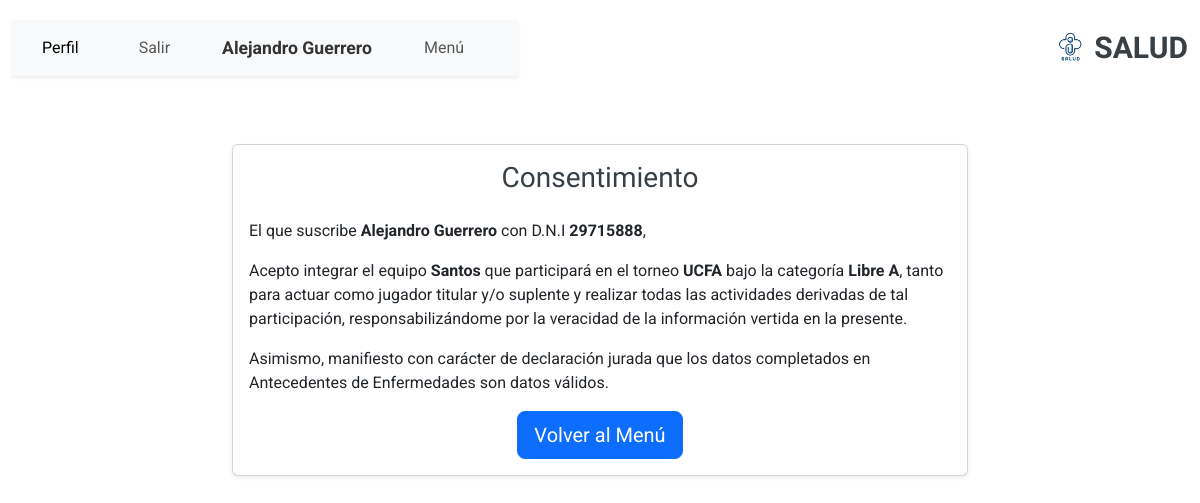
The page /registro-medico/actualizar_consentimiento/10/ (signed in) on the database its author committed.
### account/models.py (models this page shows, shortened)
class Profile(models.Model):
    user = models.OneToOneField(settings.AUTH_USER_MODEL, on_delete=models.CASCADE)
    nombre = models.CharField(max_length=30, blank=True, null=True)
    apellido = models.CharField(max_length=30, blank=True, null=True)
    dni = models.CharField(max_length=15, blank=True, null=True)
    fecha_nacimiento = models.DateField(blank=True, null=True)
    email = models.EmailField(max_length=254, unique=True)
    rol = models.CharField(
        max_length=20,
        choices=[
            ('jugador', 'Jugador'),  # Valor predeterminado actualizado a "jugador"
            ('medico', 'Médico'),
            ('representante', 'Representante'),
        ],
        default='jugador'
    )
    class Meta:
        ordering = ['user__username']

### persona/models.py (models this page shows, shortened)
class JugadorCategoriaEquipo(models.Model):
    jugador = models.ForeignKey(Jugador, on_delete=models.CASCADE)
    categoria_equipo = models.ForeignKey(CategoriaEquipo, on_delete=models.CASCADE, related_name='jugadores')
    class Meta:
        db_table = 'jugador_categoria_equipo'

class CategoriaEquipo(models.Model):
    categoria = models.ForeignKey(Categoria, on_delete=models.CASCADE, related_name='categoria_equipos')
    equipo = models.ForeignKey(Equipo, on_delete=models.CASCADE, related_name='categoria_equipos')
    class Meta:
        db_table = 'categoria_equipo'
        unique_together = ('categoria', 'equipo')

class Equipo(models.Model):
    nombre = models.CharField(max_length=45)
    class Meta:
        db_table = 'equipo'  # Nombre de la tabla en la base de datos

class Categoria(models.Model):
    nombre = models.CharField(max_length=45)
    torneo = models.ForeignKey(Torneo, on_delete=models.CASCADE, related_name='categorias')
    class Meta:
        db_table = 'categorias'  # Nombre de la tabla en la base de datos
    def __str__(self):
        return self.nombre

class Torneo(models.Model):
    nombre = models.CharField(max_length=100, verbose_name='Nombre')
    descripcion = models.TextField(verbose_name='Descripción',null=True, blank=True)
    direccion = models.CharField(max_length=255, verbose_name='Dirección', null=True, blank=True)
    telefono = models.CharField(max_length=15, verbose_name='Teléfono', null=True, blank=True)
    imagen = models.ImageField(upload_to='imagenes/', null=True, blank=True, verbose_name='Imagen')
    def __str__(self):
        return self.nombre

### RegistroMedico/views.py (the view, shortened to what this page needs)
# urls.py: path('actualizar_consentimiento/<int:pk>/', ActualizarConsentimientoView.as_view(), name='consentimiento'),
class ActualizarConsentimientoView(UpdateView):
    model = RegistroMedico
    fields = ['consentimiento_persona']
    template_name = 'registro_medico/consentimiento.html'
    success_url = reverse_lazy('menu_jugador')
    def get_context_data(self, **kwargs):
        context = super().get_context_data(**kwargs)
        profile = self.request.user.profile
        context['profile'] = profile  # Pasar el perfil al contexto
        ficha_medica = self.get_object()  # Obtiene la instancia actual de RegistroMedico
        context['ficha_medica'] = ficha_medica  # Pasar la ficha médica al contexto
        jugador = ficha_medica.jugador  # Aquí asumimos que hay una relación de OneToOne o ForeignKey en RegistroMedico
        context['jugador_info'] = jugador  # Pasar información del jugador al contexto
        if jugador:
            categorias = JugadorCategoriaEquipo.objects.filter(jugador=jugador)
            context['categorias_equipo'] = categorias  # Pasar las categorías al contexto
        print(f"Ficha médica pk: {ficha_medica.pk}")
        return context

### RegistroMedico/templates/registro_medico/consentimiento.html (shortened to what this page needs)
{% extends 'core/base.html' %}
{% load static %}
{% load widget_tweaks %}
{% block content %}
<div class="container mt-5">
    <div class="row justify-content-center">
        <div class="col-md-8">
            <div class="card shadow-sm">
                <div class="card-body">
                    <h3 class="text-center mb-4">Consentimiento</h3>
                    <p class="text-justify">El que suscribe <strong class="font-size-lg">{{ profile.nombre }} {{ profile.apellido }}</strong> con D.N.I <strong class="font-size-lg">{{ profile.dni }}</strong>,</p>
                    {% for categoria_equipo in categorias_equipo %}
                        <p class="text-justify">
                            Acepto integrar el equipo <strong class="font-size-lg">{{ categoria_equipo.categoria_equipo.equipo.nombre }}</strong> que participará en el torneo <strong class="font-size-lg">{{ categoria_equipo.categoria_equipo.categoria.torneo }}</strong> bajo la categoría <strong class="font-size-lg">{{ categoria_equipo.categoria_equipo.categoria }}</strong>,
                            tanto para actuar como jugador titular y/o suplente y realizar todas las actividades derivadas de tal
                            participación, responsabilizándome por la veracidad de la información vertida en la presente.
                        </p>
                        <p class="text-justify">
                            Asimismo, manifiesto con carácter de declaración jurada que los datos completados en Antecedentes de Enfermedades son datos válidos.
                        </p>
                    {% empty %}
                        <p class="text-justify">No hay categorías de equipo disponibles.</p>
                    {% endfor %}
                    <div class="form-group text-center">
                        {% if ficha_medica.consentimiento_persona %}
                            <a href="{% url 'menu_jugador' %}" class="btn btn-primary btn-lg">Volver al Menú</a>
                        {% else %}
                            <a href="{% url 'menu_jugador' %}" class="btn btn-danger btn-lg">Cancelar</a>
                            <button type="button" class="btn btn-success btn-lg" data-toggle="modal" data-target="#confirmModal">Aceptar</button>
                        {% endif %}
                    </div>
                </div>
            </div>
        </div>
    </div>
</div>
{% endblock %}

### core/templates/core/base.html (shortened to what this page needs)
<!DOCTYPE html>
<html lang="en">
<head>
    {% load static %}
    <link rel="stylesheet" href="https://cdnjs.cloudflare.com/ajax/libs/font-awesome/5.15.4/css/all.min.css">
    <link href="https://cdn.jsdelivr.net/npm/bootstrap@5.3.0-alpha1/dist/css/bootstrap.min.css" rel="stylesheet">
    <link href="{% static 'core/vendor/bootstrap/css/bootstrap.min.css' %}" rel="stylesheet">
    <link href="{% static 'core/vendor/bootstrap-icons/bootstrap-icons.css' %}" rel="stylesheet">
    <link href="{% static 'core/vendor/aos/aos.css' %}" rel="stylesheet">
    <link href="{% static 'core/vendor/glightbox/css/glightbox.min.css' %}" rel="stylesheet">
    <link href="{% static 'core/vendor/swiper/swiper-bundle.min.css' %}" rel="stylesheet">
    <link href="{% static 'core/css/main.css' %}" rel="stylesheet">
</head>
<body class="index-page">
    <header id="header" class="header d-flex align-items-center sticky-top">
        <div class="container-fluid position-relative d-flex align-items-center justify-content-between">
            <a href="" class="logo d-flex align-items-center me-auto me-xl-0">
                <img src="{% static 'core/img/logoapp.png' %}" alt="Logo">
                <h1 class="sitename">SALUD</h1>
            </a>
            <nav id="navmenu" class="navbar navbar-expand-lg navbar-light bg-light shadow-sm sticky-top">
                <div class="container-fluid">
                    <div class="collapse navbar-collapse" id="navbarNav">
                        <ul class="navbar-nav ms-auto">
                            {% if request.path != '/account/login/' %}
                                {% if user.is_authenticated %}
                                    <li class="nav-item me-4">
                                        <a href="{% url 'perfil' %}" class="nav-link active">Perfil</a>
                                    </li>
                                    <li class="nav-item me-4">
                                        <button type="button" class="btn btn-link nav-link" data-bs-toggle="modal" data-bs-target="#logoutModal">
                                            Salir
                                        </button>
                                    </li>
                                    <li class="nav-item me-4 align-self-center">
                                        <span class="navbar-text fw-bold">
                                            {{ profile.nombre }} {{ profile.apellido }}
                                        </span>
                                    </li>
                                    {% if profile.rol == 'jugador' %}
                                    <li class="nav-item me-4">
                                        <a href="{% url 'menu_jugador' %}" class="nav-link">Menú</a>
                                    </li>
                                    {% endif %}
                                {% endif %}
                            {% endif %}
                        </ul>
                    </div>
                </div>
            </nav>
        </div>
    </header>
    {% block content %}{% endblock %}
</body>
</html>

### core/static/core/css/main.css (style rules this page uses)
:root { --default-font: "Roboto", system-ui, -apple-system, "Segoe UI", Roboto, "Helvetica Neue", Arial, "Noto Sans", "Liberation Sans", sans-serif, "Apple Color Emoji", "Segoe UI Emoji", "Segoe UI Symbol", "Noto Color Emoji"; --heading-font: "Raleway", sans-serif; --nav-font: "Poppins", sans-serif; }
:root { --background-color: #ffffff; --default-color: #444444; --heading-color: #384046; --accent-color: #3498db; --surface-color: #ffffff; --contrast-color: #ffffff; }
:root { --nav-color: #444444; --nav-hover-color: #3498db; --nav-mobile-background-color: #ffffff; --nav-dropdown-background-color: #ffffff; --nav-dropdown-color: #444444; --nav-dropdown-hover-color: #3498db; }
:root { scroll-behavior: smooth; }
body { color: var(--default-color); background-color: var(--background-color); font-family: var(--default-font); }
a { color: var(--accent-color); text-decoration: none; transition: 0.3s; }
h1, h2, h3, h4, h5, h6 { color: var(--heading-color); font-family: var(--heading-font); }
.header { color: var(--default-color); background-color: var(--background-color); padding: 20px 0; transition: all 0.5s; z-index: 997; }
.header .logo { line-height: 1; }
.header .logo img { max-height: 36px; margin-right: 8px; }
.header .logo h1 { font-size: 30px; margin: 0; font-weight: 700; color: var(--heading-color); }
@media (max-width: 1200px) { .header .logo { order: 1; } }
.navbar-nav .nav-link { transition: transform 0.3s ease; }
#navmenu { background-color: #f8f9fa; }
#navmenu .navbar-text { color: #333; font-size: 1.1rem; }
#navmenu .nav-item { padding: 0 10px; }

### rows shown on the page
Profile: nombre "Alejandro", apellido "Guerrero", dni "29715888"
JugadorCategoriaEquipo: categoria_equipo.equipo.nombre "Santos", categoria_equipo.categoria.torneo "UCFA", categoria_equipo.categoria "Libre A"
